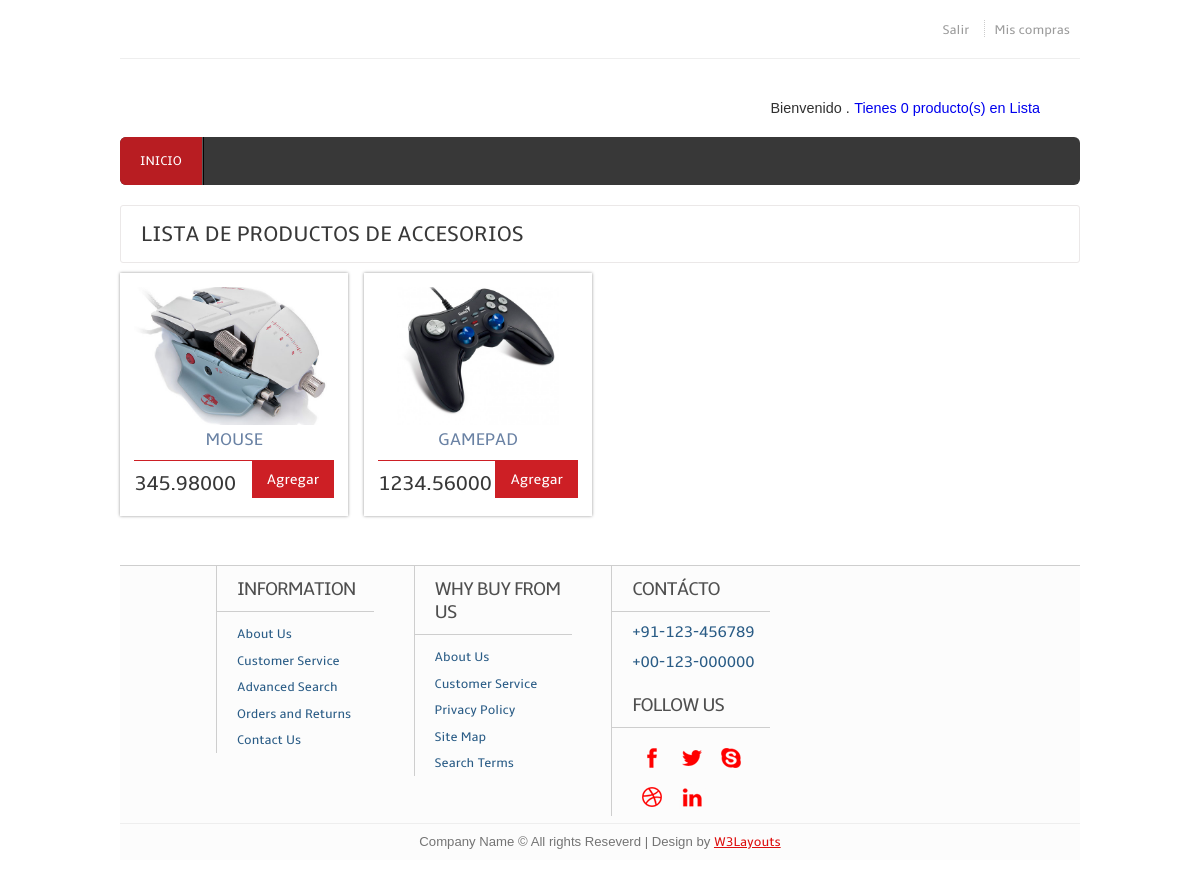
Screenshot of /Lista-productos/4/ (signed in) with the database file from the repository.
### shopping/apps/principal/models.py (models this page shows, shortened)
class Type_product(models.Model):
	name = models.CharField(max_length = 30)

class Product(models.Model):
	name = models.CharField(max_length = 30)
	price = models.DecimalField(max_digits = 12, decimal_places = 5)
	type_product = models.ForeignKey(Type_product, blank = False, null = True)
	photo = models.ImageField(upload_to = 'img/product/', blank = True)

### shopping/apps/principal/views.py (the view)
# urls.py: url(r'^Lista-productos/(?P<category_id>\d+)/', 'list_producto', name = 'list_producto'),
def list_producto(request, category_id):
	title = 'Lista de producto'
	product_temp = Shop_temporal.objects.filter(user = request.user)
	category = Type_product.objects.get(pk = category_id)
	products = Product.objects.filter(type_product = category_id)
	return render(request, 'shop/list_product.html', {'product_temp': product_temp, 'products': products, 'category': category, 'title': title})

### shopping/apps/principal/templates/shop/list_product.html (shortened to what this page needs)
{% extends 'base.html' %}
{% load staticfiles %}
{% block content_nav %}
	{% include 'elements/nav.html' %}
{% endblock content_nav %}
{% block content %}
	<div class="content">
		<div class="content_top">
			<div class="heading">
				<h3>Lista de Productos de {{ category.name }}</h3>
			</div>
		</div>
		<div class="section group">
			{% for product in products %}
			<div class="grid_1_of_4 images_1_of_4">
				<a href="#"><img src="{% static product.photo %}" alt="" /></a>
				<h2>{{ product.name }}</h2>
				<div class="price-details">
					<div class="price-number">
						<p><span class="rupees">{{ product.price }}</span></p>
					</div>
					<div class="add-cart">
						<h4><a href="{% url 'add_producto' product.pk %}">Agregar</a></h4>
					</div>
				</div>
			</div>
			{% endfor %}
		</div>
{% endblock content %}

### shopping/static/css/style.css (style rules this page uses)
html,body,div,span,applet,object,iframe,h1,h2,h3,h4,h5,h6,p,blockquote,pre,a,abbr,acronym,address,big,cite,code,del,dfn,em,img,ins,kbd,q,s,samp,small,strike,strong,sub,sup,tt,var,b,u,i,dl,dt,dd,ol,nav ul,nav li,fieldset,form,label,legend,table,caption,tbody,tfoot,thead,tr,th,td,article,aside,canvas,details,embed,figure,figcaption,footer,header,hgroup,menu,nav,output,ruby,section,summary,time,mark,audio,video { margin:0;padding:0;border:0;font-size:100%;font:inherit;vertical-align:baseline; }
a { text-decoration:none; }
img { max-width:100%; }
body { font-family: Arial, Helvetica, sans-serif; background: #FFF; }
.content { padding: 20px 0; background: #FFF; }
.content h2 { color: #383838; margin-bottom: 0.5em; font-size: 1.5em; line-height: 1.2; font-family: 'ambleregular'; font-weight: normal; margin-top: 0px; text-transform: uppercase; }
.content_top { padding: 15px 20px; border: 1px solid #EBE8E8; border-radius: 3px; }
.heading { float: left; }
.heading h3 { font-family: 'ambleregular'; font-size:22px; color:#383838; text-transform: uppercase; }
.grid_1_of_4 { display: block; float: left; margin: 1% 0 1% 1.6%; box-shadow: 0px 0px 3px rgb(150, 150, 150); -webkit-box-shadow: 0px 0px 3px rgb(150, 150, 150); -moz-box-shadow: 0px 0px 3px rgb(150, 150, 150); -o-box-shadow: 0px 0px 3px rgb(150, 150, 150); }
.grid_1_of_4:first-child { margin-left: 0; }
.images_1_of_4 { width: 20.8%; padding: 1.5%; text-align: center; position: relative; }
.images_1_of_4 img { width: auto; height: 138px; }
.images_1_of_4 h2 { color:#6A82A4; font-family: 'ambleregular'; font-size:1.1em; font-weight: normal; }
.images_1_of_4 p { font-size: 0.8125em; padding: 0.4em 0; color: #333; }
.price-details { margin-top:10px; border-top:1px solid #CD1F25; }
.price-number { float: left; padding-top: 5px; }
.price-details p span.rupees { font-size:1.6em; font-family: 'ambleregular'; color:#383838; }
.add-cart { float:right; display: inline-block; }
.add-cart h4 a { font-size:0.9em; display: block; padding:10px 15px; font-family: 'ambleregular'; background:#CD1F25; color: #FFF; text-decoration: none; outline: 0; -webkit-transition: all 0.5s ease-in-out; -moz-transition: all 0.5s ease-in-out; -o-transition: all 0.5s ease-in-out; transition: all 0.5s ease-in-out; }
.section { clear: both; padding: 0px; margin: 0px; }
.group:before, .group:after { content: ""; display: table; }
.group:after { clear: both; }
.group { zoom: 1; }
.group:before, .group:after { content:""; display:table; }
.group:after { clear:both; }
.group { zoom:1; }

### rows the page displays
Type_product: name "ACCESORIOS"
Product: photo (picture), name "MOUSE", price "345.98000"
Product: photo (picture), name "GAMEPAD", price "1234.56000"

### other values shown
{{ product_temp.count }} "0"
